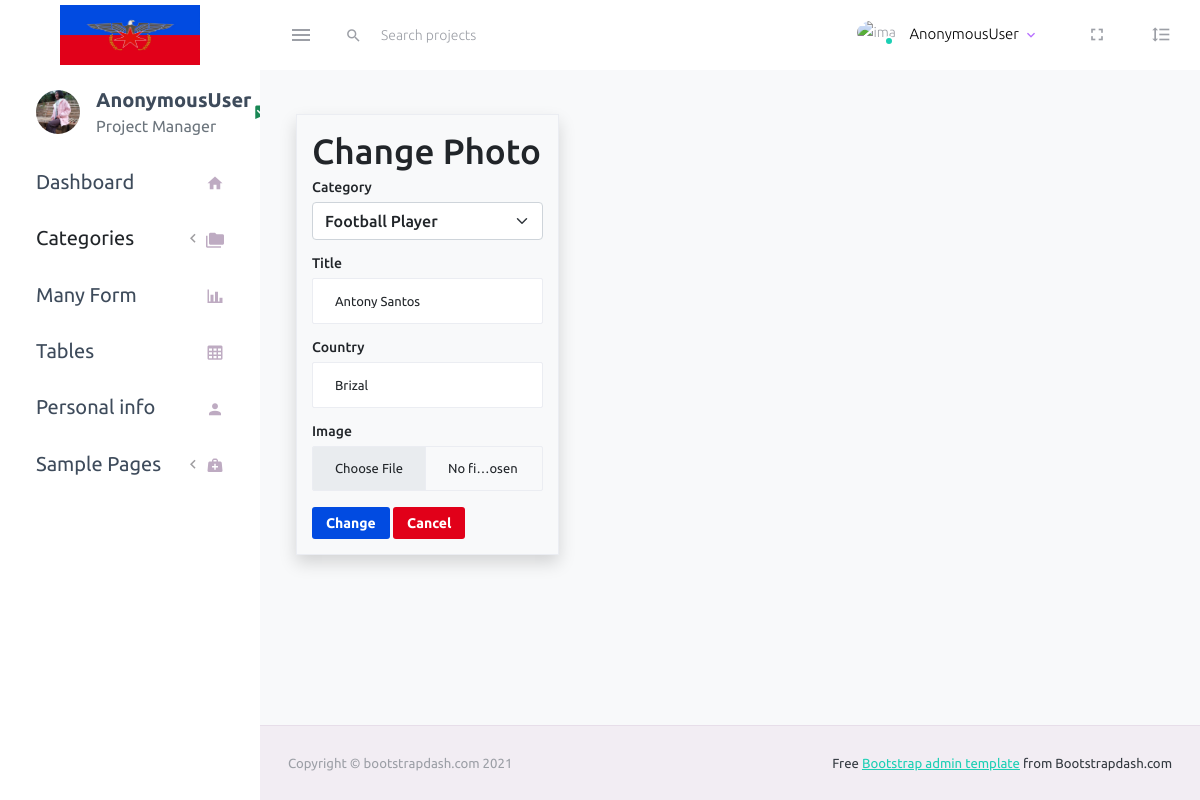
/photo/photo_change/1/, run on the app's committed database.
### myapp/models.py (models this page shows, shortened)
class Photo(models.Model):
   category = models.ForeignKey(Category, on_delete=models.SET_NULL, null=True, blank=True)
   country = models.CharField(max_length=50, null=True, blank=True)
   image = models.ImageField(upload_to='category-photo',null=True, blank=True)
   title = models.CharField(max_length=50,null=True, blank=True)

### myapp/views.py (the view)
# urls.py: path('photo/photo_change/<str:pk>/', views.photo_change, name="photo_change"),
def photo_change(request, pk):
    page = 'photo_change'
    photo = Photo.objects.get(id=pk)
    form = PhotoForm(instance=photo)
    if request.method == 'POST':
        form = PhotoForm(request.POST, request.FILES, instance=photo)
        if form.is_valid():
            form.save()
        return redirect('photo')
    context = {
        'page':page,
        'photo':photo,
        'form':form
    }
    return render(request, 'simplepage/photo.html', context)

### myapp/forms.py
class PhotoForm(forms.ModelForm):
   class Meta:
      model = Photo
      fields = "__all__"
      labels = {
         'category':'Category',
         'title':'Title',
         'country':'Country',
         'image':'Image'
      }
      widgets = {
         'category':forms.Select(attrs=({'placeholder':'Select Category'})),
         'title':forms.TextInput(attrs=({'placeholder':'Title'})),
         'country':forms.TextInput(attrs=({'placeholder':'Country'})),
         'image':forms.FileInput(attrs=({})),
      }

### myapp/models.py (called while the page is built)
   def __str__(self):
      return self.name

### templates/simplepage/photo.html (shortened to what this page needs)
{% extends 'layout/master.html' %}
{% load crispy_forms_tags %}
{% block content %}
<div class="category">
   <div class="row">
           <div class="col col-md-4">
           {% if page == 'photo_create' %}
            <table class="table table-bordered shadow">
            <thead>
                <tr>
                    <th>
                        <h1>Create Photo</h1>
                        <form action="" method="POST" enctype="multipart/form-data">
                            {% csrf_token %}
                            {{ form.category|as_crispy_field }}
                            {{ form.title|as_crispy_field }}
                            {{ form.country|as_crispy_field }}
                            {{ form.image|as_crispy_field }}
                            <button type="submit" class="btn btn-sm text-white" style="background-color: #014be1;">Create</button>
                            <button type="reset" class="btn btn-sm text-white" style="background-color: #e10019;" onclick="history.back()">Cancel</button>
                        </form>
                    </th>
                </tr>
            </thead>
            </table>
            {% else %}
            <table class="table table-bordered shadow">
               <thead>
                   <tr>
                       <th>
                           <h1>Change Photo</h1>
                           <form action="" method="POST" enctype="multipart/form-data">
                               {{ form.category|as_crispy_field }}
                               {{ form.title|as_crispy_field }}
                               {{ form.country|as_crispy_field }}
                               {{ form.image|as_crispy_field }}
                               <button type="submit" class="btn btn-sm text-white" style="background-color: #014be1;">Change</button>
                               <button type="reset" class="btn btn-sm text-white" style="background-color: #e10019;" onclick="history.back()">Cancel</button>
                           </form>
                       </th>
                   </tr>
               </thead>
           </table>
           {% endif %}
           </div>
   </div>
</div>
{% endblock %}

### data on the page
Photo: category "Football Player", title "Antony Santos", country "Brizal"

### other printed values
{{ request.user }} "AnonymousUser"
